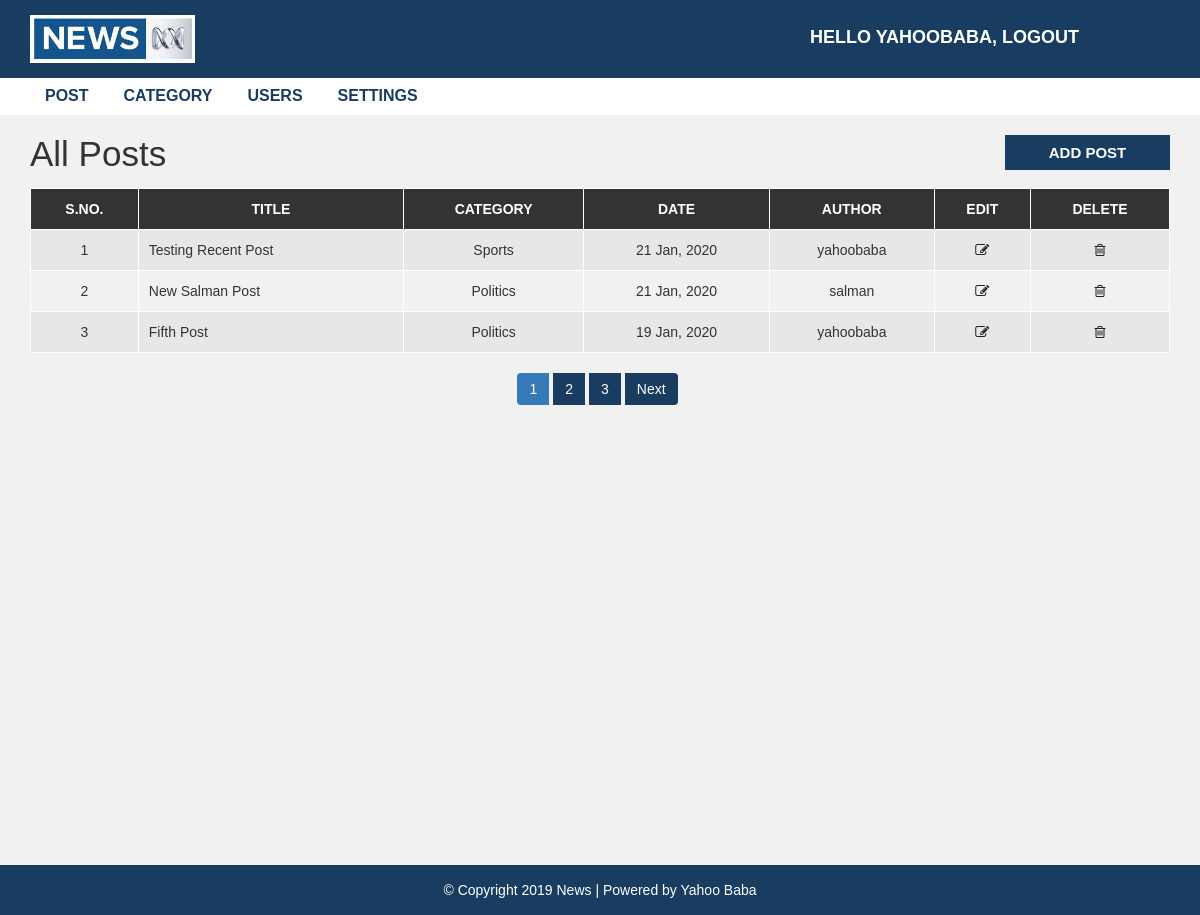
Page /admin/post.php (signed in) on the committed database.
### tables this page shows
CREATE TABLE `post` (
  `post_id` int(11) NOT NULL,
  `title` varchar(100) NOT NULL,
  `description` text NOT NULL,
  `category` varchar(100) NOT NULL,
  `post_date` varchar(50) NOT NULL,
  `author` int(11) NOT NULL,
  `post_img` varchar(100) NOT NULL
);

CREATE TABLE `category` (
  `category_id` int(11) NOT NULL,
  `category_name` varchar(100) NOT NULL,
  `post` int(11) NOT NULL DEFAULT 0
);

CREATE TABLE `user` (
  `user_id` int(10) UNSIGNED NOT NULL,
  `first_name` varchar(30) NOT NULL,
  `last_name` varchar(30) NOT NULL,
  `username` varchar(30) DEFAULT NULL,
  `password` varchar(40) DEFAULT NULL,
  `role` int(11) NOT NULL
);

### admin/post.php (the view, shortened to what this page needs)
<?php include "header.php"; ?>
  <div id="admin-content">
      <div class="container">
          <div class="row">
              <div class="col-md-10">
                  <h1 class="admin-heading">All Posts</h1>
              </div>
              <div class="col-md-2">
                  <a class="add-new" href="add-post.php">add post</a>
              </div>
              <div class="col-md-12">
                <?php
                  include "config.php";
                  $limit = 3;
                  if(isset($_GET['page'])){
                    $page = $_GET['page'];
                  }else{
                    $page = 1;
                  }
                  $offset = ($page - 1) * $limit;
                  if($_SESSION["user_role"] == '1'){
                    $sql = "SELECT post.post_id, post.title, post.description,post.post_date,
                    category.category_name,user.username,post.category FROM post
                    LEFT JOIN category ON post.category = category.category_id
                    LEFT JOIN user ON post.author = user.user_id
                    ORDER BY post.post_id DESC LIMIT {$offset},{$limit}";
                  }
                  $result = mysqli_query($conn, $sql) or die("Query Failed.");
                  if(mysqli_num_rows($result) > 0){
                ?>
                  <table class="content-table">
                      <thead>
                          <th>S.No.</th>
                          <th>Title</th>
                          <th>Category</th>
                          <th>Date</th>
                          <th>Author</th>
                          <th>Edit</th>
                          <th>Delete</th>
                      </thead>
                      <tbody>
                        <?php
                        $serial = $offset + 1;
                        while($row = mysqli_fetch_assoc($result)) {?>
                          <tr>
                              <td class='id'><?php echo $serial; ?></td>
                              <td><?php echo $row['title']; ?></td>
                              <td><?php echo $row['category_name']; ?></td>
                              <td><?php echo $row['post_date']; ?></td>
                              <td><?php echo $row['username']; ?></td>
                              <td class='edit'><a href='update-post.php?id=<?php echo $row['post_id']; ?>'><i class='fa fa-edit'></i></a></td>
                              <td class='delete'><a href='delete-post.php?id=<?php echo $row['post_id']; ?>&catid=<?php echo $row['category']; ?>'><i class='fa fa-trash-o'></i></a></td>
                          </tr>
                          <?php
                          $serial++;
                        } ?>
                      </tbody>
                  </table>
                  <?php
                }else {
                  echo "<h3>No Results Found.</h3>";
                }
                if($_SESSION["user_role"] == '1'){
                  $sql1 = "SELECT * FROM post";
                }elseif($_SESSION["user_role"] == '0'){
                  $sql1 = "SELECT * FROM post
                  WHERE author = {$_SESSION['user_id']}";
                }
                $result1 = mysqli_query($conn, $sql1) or die("Query Failed.");
                if(mysqli_num_rows($result1) > 0){
                  $total_records = mysqli_num_rows($result1);
                  $total_page = ceil($total_records / $limit);
                  echo '<ul class="pagination admin-pagination">';
                  for($i = 1; $i <= $total_page; $i++){
                    if($i == $page){
                      $active = "active";
                    }else{
                      $active = "";
                    }
                    echo '<li class="'.$active.'"><a href="post.php?page='.$i.'">'.$i.'</a></li>';
                  }
                  if($total_page > $page){
                    echo '<li><a href="post.php?page='.($page + 1).'">Next</a></li>';
                  }
                  echo '</ul>';
                }
                  ?>
              </div>
          </div>
      </div>
  </div>
<?php include "footer.php"; ?>

### css/style.css (style rules this page uses)
body { background: #f1f1f1; font-family: sans-serif, arial, Helvetica; }
a, a:hover, a:focus { text-decoration: none; outline: none; }
ul { margin: 0; padding: 0; list-style: none; }
#admin-content { padding: 20px 0; min-height: 750px; }
#admin-content .admin-heading { font-size: 35px; margin: 0 0 15px; }
#admin-content .add-new { color: #fff; background-color: #183d61; font-size: 15px; font-weight: 600; text-align: center; text-transform: uppercase; padding: 7px 10px; display: block; transition: all 0.3s; }
#admin-content .content-table { border: 1px solid #000; width: 100%; margin: 0 0 20px; }
#admin-content .content-table thead { color: #fff; background-color: #333; }
#admin-content .content-table th { padding: 10px; border: 1px solid #fff; font-weight: 600; text-align: center; text-transform: uppercase; }
#admin-content .content-table tbody { color: #333; }
#admin-content .content-table tbody tr { background-color: #e7e7e7; }
#admin-content .content-table tbody tr:nth-child(even) { background-color: transparent; }
#admin-content .content-table tbody td { padding: 10px; border: 1px solid #fff; text-align: center; }
#admin-content .content-table tbody td:nth-child(2) { text-align: left; }
#admin-content .admin-pagination { margin: 0; }
#admin-content .admin-pagination li a { display: block; }
.id, .edit, .delete { text-align: center; }
.pagination { display: block; text-align: center; margin: 0; }
.pagination li { display: inline-block; margin: 0 5px 0 0; }
.pagination li a { border: none; background: #183d61; color: #fff; }
i.fa { color: #222; }

### rows in the picture
post: title "Testing Recent Post", category.category_name "Sports", post_date "21 Jan, 2020", user.username "yahoobaba"
post: title "New Salman Post", category.category_name "Politics", post_date "21 Jan, 2020", user.username "salman"
post: title "Fifth Post", category.category_name "Politics", post_date "19 Jan, 2020", user.username "yahoobaba"

### other values in the picture
$_SESSION["username"] "YAHOOBABA"
